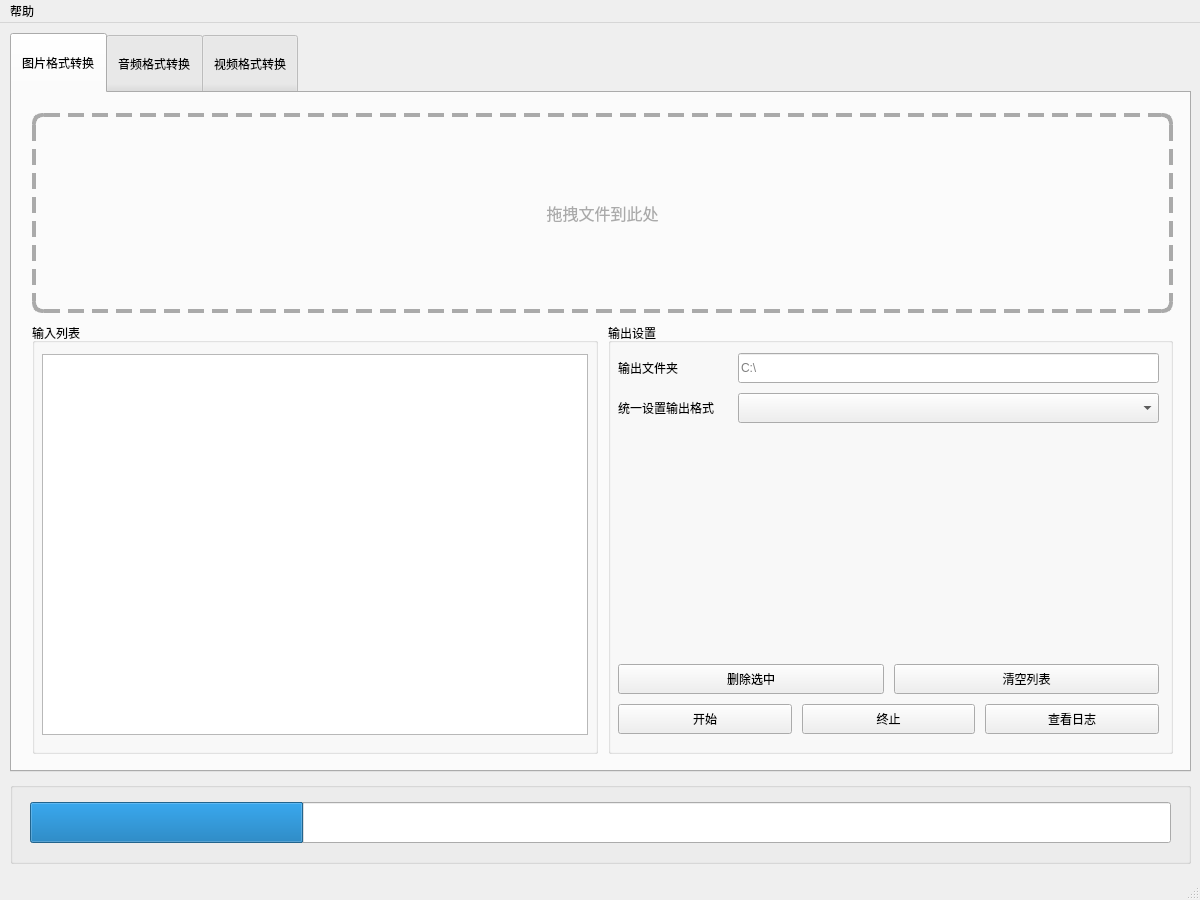
<?xml version="1.0" encoding="UTF-8"?>
<ui version="4.0">
 <class>MainWindow</class>
 <widget class="QMainWindow" name="MainWindow">
  <property name="geometry">
   <rect>
    <x>0</x>
    <y>0</y>
    <width>1200</width>
    <height>900</height>
   </rect>
  </property>
  <property name="windowTitle">
   <string>MainWindow</string>
  </property>
  <widget class="QWidget" name="centralwidget">
   <widget class="QWidget" name="verticalLayoutWidget">
    <property name="geometry">
     <rect>
      <x>0</x>
      <y>0</y>
      <width>1201</width>
      <height>851</height>
     </rect>
    </property>
    <layout class="QVBoxLayout" name="MainLayout" stretch="9,1">
     <property name="spacing">
      <number>10</number>
     </property>
     <property name="sizeConstraint">
      <enum>QLayout::SetDefaultConstraint</enum>
     </property>
     <property name="leftMargin">
      <number>10</number>
     </property>
     <property name="topMargin">
      <number>10</number>
     </property>
     <property name="rightMargin">
      <number>10</number>
     </property>
     <property name="bottomMargin">
      <number>10</number>
     </property>
     <item>
      <widget class="QTabWidget" name="CtrlGroup">
       <property name="styleSheet">
        <string notr="true">QTabBar::tab {
	height:	60
}</string>
       </property>
       <property name="tabPosition">
        <enum>QTabWidget::North</enum>
       </property>
       <property name="currentIndex">
        <number>0</number>
       </property>
       <widget class="QWidget" name="ImageWidget">
        <attribute name="title">
         <string>图片格式转换</string>
        </attribute>
        <widget class="QWidget" name="verticalLayoutWidget_3">
         <property name="geometry">
          <rect>
           <x>10</x>
           <y>10</y>
           <width>1161</width>
           <height>661</height>
          </rect>
         </property>
         <layout class="QVBoxLayout" name="ImageLayout">
          <property name="spacing">
           <number>10</number>
          </property>
          <property name="leftMargin">
           <number>10</number>
          </property>
          <property name="topMargin">
           <number>10</number>
          </property>
          <property name="rightMargin">
           <number>10</number>
          </property>
          <property name="bottomMargin">
           <number>10</number>
          </property>
          <item>
           <widget class="QPushButton" name="IFileReadBtn">
            <property name="minimumSize">
             <size>
              <width>0</width>
              <height>200</height>
             </size>
            </property>
            <property name="font">
             <font>
              <pointsize>12</pointsize>
             </font>
            </property>
            <property name="toolTip">
             <string>音频文件</string>
            </property>
            <property name="styleSheet">
             <string notr="true">#IFileReadBtn.QPushButton {
	color: #aaa;
	border:	4 dashed #aaa;
	border-radius: 10;
	background-color: rgba(255, 255, 255, 0);
}
#IFileReadBtn.QPushButton:hover {
	color: #ddd;
	border:	4 dashed #ccc;
	border-radius: 10;
	background-color: rgba(255, 255, 255, 0);
}</string>
            </property>
            <property name="text">
             <string>拖拽文件到此处</string>
            </property>
           </widget>
          </item>
          <item>
           <layout class="QHBoxLayout" name="H0">
            <property name="spacing">
             <number>10</number>
            </property>
            <property name="leftMargin">
             <number>0</number>
            </property>
            <item>
             <widget class="QGroupBox" name="IReadListGroup">
              <property name="title">
               <string>输入列表</string>
              </property>
              <widget class="QTableView" name="IReadListView">
               <property name="geometry">
                <rect>
                 <x>10</x>
                 <y>31</y>
                 <width>546</width>
                 <height>381</height>
                </rect>
               </property>
               <property name="styleSheet">
                <string notr="true">/*QHeaderView::section {
font: 20px &quot;微软雅黑&quot;;
font-weight:bold;
color: rgb(24, 100, 249);
padding-left: 4px;
border: 1px solid #e2e2e2;
background-color:#cddffe;
}
 
QTableView{
border:none;
color: rgb(119, 119, 119);
gridline-color:#e2e2e2;
}
 
QTableView::item::selected{
background-color:#cddffe;
color:rgb(51, 51, 51);
}*/
 
/*QTableView 左上角样式*/
/*QTableView QTableCornerButton::section {
background-color:#cddffe;
border: 1px solid #e2e2e2;
}*/
 </string>
               </property>
               <property name="editTriggers">
                <set>QAbstractItemView::NoEditTriggers</set>
               </property>
              </widget>
             </widget>
            </item>
            <item>
             <widget class="QGroupBox" name="IReadSettingsGroup">
              <property name="title">
               <string>输出设置</string>
              </property>
              <widget class="QWidget" name="verticalLayoutWidget_5">
               <property name="geometry">
                <rect>
                 <x>10</x>
                 <y>30</y>
                 <width>541</width>
                 <height>381</height>
                </rect>
               </property>
               <layout class="QVBoxLayout" name="IHV0">
                <property name="spacing">
                 <number>10</number>
                </property>
                <item>
                 <layout class="QHBoxLayout" name="IHVH0">
                  <property name="spacing">
                   <number>10</number>
                  </property>
                  <item>
                   <widget class="QLabel" name="ILabel0">
                    <property name="minimumSize">
                     <size>
                      <width>110</width>
                      <height>0</height>
                     </size>
                    </property>
                    <property name="maximumSize">
                     <size>
                      <width>110</width>
                      <height>16777215</height>
                     </size>
                    </property>
                    <property name="text">
                     <string>输出文件夹</string>
                    </property>
                   </widget>
                  </item>
                  <item>
                   <widget class="XOutputDir" name="IOutputDir">
                    <property name="minimumSize">
                     <size>
                      <width>0</width>
                      <height>30</height>
                     </size>
                    </property>
                    <property name="placeholderText">
                     <string>C:\</string>
                    </property>
                   </widget>
                  </item>
                 </layout>
                </item>
                <item>
                 <layout class="QHBoxLayout" name="IHVH1">
                  <property name="spacing">
                   <number>10</number>
                  </property>
                  <item>
                   <widget class="QLabel" name="ILabel1">
                    <property name="minimumSize">
                     <size>
                      <width>110</width>
                      <height>0</height>
                     </size>
                    </property>
                    <property name="maximumSize">
                     <size>
                      <width>110</width>
                      <height>16777215</height>
                     </size>
                    </property>
                    <property name="text">
                     <string>统一设置输出格式</string>
                    </property>
                   </widget>
                  </item>
                  <item>
                   <widget class="QComboBox" name="IOutputFormat">
                    <property name="minimumSize">
                     <size>
                      <width>0</width>
                      <height>30</height>
                     </size>
                    </property>
                    <property name="styleSheet">
                     <string notr="true">#POutputFormat.QComboBox QAbstractItemView::item {
	height: 26px;
}</string>
                    </property>
                   </widget>
                  </item>
                 </layout>
                </item>
                <item>
                 <spacer name="IVerticalSpacer">
                  <property name="orientation">
                   <enum>Qt::Vertical</enum>
                  </property>
                  <property name="sizeHint" stdset="0">
                   <size>
                    <width>20</width>
                    <height>40</height>
                   </size>
                  </property>
                 </spacer>
                </item>
                <item>
                 <layout class="QHBoxLayout" name="IHVH2">
                  <property name="spacing">
                   <number>10</number>
                  </property>
                  <item>
                   <widget class="QPushButton" name="IDelOneTaskBtn">
                    <property name="minimumSize">
                     <size>
                      <width>0</width>
                      <height>30</height>
                     </size>
                    </property>
                    <property name="text">
                     <string>删除选中</string>
                    </property>
                   </widget>
                  </item>
                  <item>
                   <widget class="QPushButton" name="IDelAllTaskBtn">
                    <property name="minimumSize">
                     <size>
                      <width>0</width>
                      <height>30</height>
                     </size>
                    </property>
                    <property name="text">
                     <string>清空列表</string>
                    </property>
                   </widget>
                  </item>
                 </layout>
                </item>
                <item>
                 <layout class="QHBoxLayout" name="IHVH3">
                  <property name="spacing">
                   <number>10</number>
                  </property>
                  <item>
                   <widget class="QPushButton" name="IStartTaskBtn">
                    <property name="minimumSize">
                     <size>
                      <width>0</width>
                      <height>30</height>
                     </size>
                    </property>
                    <property name="text">
                     <string>开始</string>
                    </property>
                   </widget>
                  </item>
                  <item>
                   <widget class="QPushButton" name="IEndTaskBtn">
                    <property name="minimumSize">
                     <size>
                      <width>0</width>
                      <height>30</height>
                     </size>
                    </property>
                    <property name="text">
                     <string>终止</string>
                    </property>
                   </widget>
                  </item>
                  <item>
                   <widget class="QPushButton" name="ICheckLogBtn">
                    <property name="minimumSize">
                     <size>
                      <width>0</width>
                      <height>30</height>
                     </size>
                    </property>
                    <property name="text">
                     <string>查看日志</string>
                    </property>
                   </widget>
                  </item>
                 </layout>
                </item>
               </layout>
              </widget>
             </widget>
            </item>
           </layout>
          </item>
         </layout>
        </widget>
       </widget>
       <widget class="QWidget" name="AudioWidget">
        <attribute name="title">
         <string>音频格式转换</string>
        </attribute>
        <widget class="QWidget" name="verticalLayoutWidget_2">
         <property name="geometry">
          <rect>
           <x>10</x>
           <y>10</y>
           <width>1161</width>
           <height>661</height>
          </rect>
         </property>
         <layout class="QVBoxLayout" name="AudioLayout">
          <property name="spacing">
           <number>10</number>
          </property>
          <property name="leftMargin">
           <number>10</number>
          </property>
          <property name="topMargin">
           <number>10</number>
          </property>
          <property name="rightMargin">
           <number>10</number>
          </property>
          <property name="bottomMargin">
           <number>10</number>
          </property>
          <item>
           <widget class="QPushButton" name="AFileReadBtn">
            <property name="minimumSize">
             <size>
              <width>0</width>
              <height>200</height>
             </size>
            </property>
            <property name="font">
             <font>
              <pointsize>12</pointsize>
             </font>
            </property>
            <property name="toolTip">
             <string>音频文件</string>
            </property>
            <property name="styleSheet">
             <string notr="true">#AFileReadBtn.QPushButton {
	color: #aaa;
	border:	4 dashed #aaa;
	border-radius: 10;
	background-color: rgba(255, 255, 255, 0);
}
#AFileReadBtn.QPushButton:hover {
	color: #ddd;
	border:	4 dashed #ccc;
	border-radius: 10;
	background-color: rgba(255, 255, 255, 0);
}</string>
            </property>
            <property name="text">
             <string>拖拽文件到此处</string>
            </property>
           </widget>
          </item>
          <item>
           <layout class="QHBoxLayout" name="H1">
            <property name="spacing">
             <number>10</number>
            </property>
            <property name="leftMargin">
             <number>0</number>
            </property>
            <item>
             <widget class="QGroupBox" name="AReadListGroup">
              <property name="title">
               <string>输入列表</string>
              </property>
              <widget class="QTableView" name="AReadListView">
               <property name="geometry">
                <rect>
                 <x>10</x>
                 <y>31</y>
                 <width>546</width>
                 <height>381</height>
                </rect>
               </property>
               <property name="styleSheet">
                <string notr="true">/*QHeaderView::section {
font: 20px &quot;微软雅黑&quot;;
font-weight:bold;
color: rgb(24, 100, 249);
padding-left: 4px;
border: 1px solid #e2e2e2;
background-color:#cddffe;
}
 
QTableView{
border:none;
color: rgb(119, 119, 119);
gridline-color:#e2e2e2;
}
 
QTableView::item::selected{
background-color:#cddffe;
color:rgb(51, 51, 51);
}*/
 
/*QTableView 左上角样式*/
/*QTableView QTableCornerButton::section {
background-color:#cddffe;
border: 1px solid #e2e2e2;
}*/
 </string>
               </property>
               <property name="editTriggers">
                <set>QAbstractItemView::NoEditTriggers</set>
               </property>
              </widget>
             </widget>
            </item>
            <item>
             <widget class="QGroupBox" name="AReadSettingsGroup">
              <property name="title">
               <string>输出设置</string>
              </property>
              <widget class="QWidget" name="verticalLayoutWidget_6">
               <property name="geometry">
                <rect>
                 <x>10</x>
                 <y>30</y>
                 <width>541</width>
                 <height>381</height>
                </rect>
               </property>
               <layout class="QVBoxLayout" name="AHV0">
                <property name="spacing">
                 <number>10</number>
                </property>
                <item>
                 <layout class="QHBoxLayout" name="AHVH0">
                  <property name="spacing">
                   <number>10</number>
                  </property>
                  <item>
                   <widget class="QLabel" name="ALabel0">
                    <property name="minimumSize">
                     <size>
                      <width>110</width>
                      <height>0</height>
                     </size>
                    </property>
                    <property name="maximumSize">
                     <size>
                      <width>110</width>
                      <height>16777215</height>
                     </size>
                    </property>
                    <property name="text">
                     <string>输出文件夹</string>
                    </property>
                   </widget>
                  </item>
                  <item>
                   <widget class="XOutputDir" name="AOutputDir">
                    <property name="minimumSize">
                     <size>
                      <width>0</width>
                      <height>30</height>
                     </size>
                    </property>
                    <property name="placeholderText">
                     <string>C:\</string>
                    </property>
                   </widget>
                  </item>
                 </layout>
                </item>
                <item>
                 <layout class="QHBoxLayout" name="AHVH1">
                  <property name="spacing">
                   <number>10</number>
                  </property>
                  <item>
                   <widget class="QLabel" name="ALabel1">
                    <property name="minimumSize">
                     <size>
                      <width>110</width>
                      <height>0</height>
                     </size>
                    </property>
                    <property name="maximumSize">
                     <size>
                      <width>110</width>
                      <height>16777215</height>
                     </size>
                    </property>
                    <property name="text">
                     <string>统一设置输出格式</string>
                    </property>
                   </widget>
                  </item>
                  <item>
                   <widget class="QComboBox" name="AOutputFormat">
                    <property name="minimumSize">
                     <size>
                      <width>0</width>
                      <height>30</height>
                     </size>
                    </property>
                    <property name="styleSheet">
                     <string notr="true">#MOutputFormat.QComboBox QAbstractItemView::item {
	height: 26px;
}</string>
                    </property>
                   </widget>
                  </item>
                 </layout>
                </item>
                <item>
                 <spacer name="AVerticalSpacer">
                  <property name="orientation">
                   <enum>Qt::Vertical</enum>
                  </property>
                  <property name="sizeHint" stdset="0">
                   <size>
                    <width>20</width>
                    <height>40</height>
                   </size>
                  </property>
                 </spacer>
                </item>
                <item>
                 <layout class="QHBoxLayout" name="AHVH2">
                  <property name="spacing">
                   <number>10</number>
                  </property>
                  <item>
                   <widget class="QPushButton" name="ADelOneTaskBtn">
                    <property name="minimumSize">
                     <size>
                      <width>0</width>
                      <height>30</height>
                     </size>
                    </property>
                    <property name="text">
                     <string>删除选中</string>
                    </property>
                   </widget>
                  </item>
                  <item>
                   <widget class="QPushButton" name="ADelAllTaskBtn">
                    <property name="minimumSize">
                     <size>
                      <width>0</width>
                      <height>30</height>
                     </size>
                    </property>
                    <property name="text">
                     <string>清空列表</string>
                    </property>
                   </widget>
                  </item>
                 </layout>
                </item>
                <item>
                 <layout class="QHBoxLayout" name="AHVH3">
                  <property name="spacing">
                   <number>10</number>
                  </property>
                  <item>
                   <widget class="QPushButton" name="AStartTaskBtn">
                    <property name="minimumSize">
                     <size>
                      <width>0</width>
                      <height>30</height>
                     </size>
                    </property>
                    <property name="text">
                     <string>开始</string>
                    </property>
                   </widget>
                  </item>
                  <item>
                   <widget class="QPushButton" name="AEndTaskBtn">
                    <property name="minimumSize">
                     <size>
                      <width>0</width>
                      <height>30</height>
                     </size>
                    </property>
                    <property name="text">
                     <string>终止</string>
                    </property>
                   </widget>
                  </item>
                  <item>
                   <widget class="QPushButton" name="ACheckLogBtn">
                    <property name="minimumSize">
                     <size>
                      <width>0</width>
                      <height>30</height>
                     </size>
                    </property>
                    <property name="text">
                     <string>查看日志</string>
                    </property>
                   </widget>
                  </item>
                 </layout>
                </item>
               </layout>
              </widget>
             </widget>
            </item>
           </layout>
          </item>
         </layout>
        </widget>
       </widget>
       <widget class="QWidget" name="VideoWidget">
        <attribute name="title">
         <string>视频格式转换</string>
        </attribute>
        <widget class="QWidget" name="verticalLayoutWidget_4">
         <property name="geometry">
          <rect>
           <x>10</x>
           <y>10</y>
           <width>1161</width>
           <height>661</height>
          </rect>
         </property>
         <layout class="QVBoxLayout" name="VideoLayout">
          <property name="spacing">
           <number>10</number>
          </property>
          <property name="leftMargin">
           <number>10</number>
          </property>
          <property name="topMargin">
           <number>10</number>
          </property>
          <property name="rightMargin">
           <number>10</number>
          </property>
          <property name="bottomMargin">
           <number>10</number>
          </property>
          <item>
           <widget class="QPushButton" name="VFileReadBtn">
            <property name="minimumSize">
             <size>
              <width>0</width>
              <height>200</height>
             </size>
            </property>
            <property name="font">
             <font>
              <pointsize>12</pointsize>
             </font>
            </property>
            <property name="toolTip">
             <string>音频文件</string>
            </property>
            <property name="styleSheet">
             <string notr="true">#VFileReadBtn.QPushButton {
	color: #aaa;
	border:	4 dashed #aaa;
	border-radius: 10;
	background-color: rgba(255, 255, 255, 0);
}
#VFileReadBtn.QPushButton:hover {
	color: #ddd;
	border:	4 dashed #ccc;
	border-radius: 10;
	background-color: rgba(255, 255, 255, 0);
}</string>
            </property>
            <property name="text">
             <string>拖拽文件到此处</string>
            </property>
           </widget>
          </item>
          <item>
           <layout class="QHBoxLayout" name="H2">
            <property name="spacing">
             <number>10</number>
            </property>
            <property name="leftMargin">
             <number>0</number>
            </property>
            <item>
             <widget class="QGroupBox" name="VReadListGroup">
              <property name="title">
               <string>输入列表</string>
              </property>
              <widget class="QTableView" name="VReadListView">
               <property name="geometry">
                <rect>
                 <x>10</x>
                 <y>31</y>
                 <width>546</width>
                 <height>381</height>
                </rect>
               </property>
               <property name="styleSheet">
                <string notr="true">/*QHeaderView::section {
font: 20px &quot;微软雅黑&quot;;
font-weight:bold;
color: rgb(24, 100, 249);
padding-left: 4px;
border: 1px solid #e2e2e2;
background-color:#cddffe;
}
 
QTableView{
border:none;
color: rgb(119, 119, 119);
gridline-color:#e2e2e2;
}
 
QTableView::item::selected{
background-color:#cddffe;
color:rgb(51, 51, 51);
}*/
 
/*QTableView 左上角样式*/
/*QTableView QTableCornerButton::section {
background-color:#cddffe;
border: 1px solid #e2e2e2;
}*/
 </string>
               </property>
               <property name="editTriggers">
                <set>QAbstractItemView::NoEditTriggers</set>
               </property>
              </widget>
             </widget>
            </item>
            <item>
             <widget class="QGroupBox" name="VReadSettingsGroup">
              <property name="title">
               <string>输出设置</string>
              </property>
              <widget class="QWidget" name="verticalLayoutWidget_7">
               <property name="geometry">
                <rect>
                 <x>10</x>
                 <y>30</y>
                 <width>541</width>
                 <height>381</height>
                </rect>
               </property>
               <layout class="QVBoxLayout" name="VHV0">
                <property name="spacing">
                 <number>10</number>
                </property>
                <item>
                 <layout class="QHBoxLayout" name="VHVH0">
                  <property name="spacing">
                   <number>10</number>
                  </property>
                  <item>
                   <widget class="QLabel" name="VLabel0">
                    <property name="minimumSize">
                     <size>
                      <width>110</width>
                      <height>0</height>
                     </size>
                    </property>
                    <property name="maximumSize">
                     <size>
                      <width>110</width>
                      <height>16777215</height>
                     </size>
                    </property>
                    <property name="text">
                     <string>输出文件夹</string>
                    </property>
                   </widget>
                  </item>
                  <item>
                   <widget class="XOutputDir" name="VOutputDir">
                    <property name="minimumSize">
                     <size>
                      <width>0</width>
                      <height>30</height>
                     </size>
                    </property>
                    <property name="placeholderText">
                     <string>C:\</string>
                    </property>
                   </widget>
                  </item>
                 </layout>
                </item>
                <item>
                 <layout class="QHBoxLayout" name="VHVH1">
                  <property name="spacing">
                   <number>10</number>
                  </property>
                  <item>
                   <widget class="QLabel" name="VLabel1">
                    <property name="minimumSize">
                     <size>
                      <width>110</width>
                      <height>0</height>
                     </size>
                    </property>
                    <property name="maximumSize">
                     <size>
                      <width>110</width>
                      <height>16777215</height>
                     </size>
                    </property>
                    <property name="text">
                     <string>统一设置输出格式</string>
                    </property>
                   </widget>
                  </item>
                  <item>
                   <widget class="QComboBox" name="VOutputFormat">
                    <property name="minimumSize">
                     <size>
                      <width>0</width>
                      <height>30</height>
                     </size>
                    </property>
                    <property name="styleSheet">
                     <string notr="true">#VOutputFormat.QComboBox QAbstractItemView::item {
	height: 26px;
}</string>
                    </property>
                   </widget>
                  </item>
                 </layout>
                </item>
                <item>
                 <spacer name="VVerticalSpacer">
                  <property name="orientation">
                   <enum>Qt::Vertical</enum>
                  </property>
                  <property name="sizeHint" stdset="0">
                   <size>
                    <width>20</width>
                    <height>40</height>
                   </size>
                  </property>
                 </spacer>
                </item>
                <item>
                 <layout class="QHBoxLayout" name="VHVH2">
                  <property name="spacing">
                   <number>10</number>
                  </property>
                  <item>
                   <widget class="QPushButton" name="VDelOneTaskBtn">
                    <property name="minimumSize">
                     <size>
                      <width>0</width>
                      <height>30</height>
                     </size>
                    </property>
                    <property name="text">
                     <string>删除选中</string>
                    </property>
                   </widget>
                  </item>
                  <item>
                   <widget class="QPushButton" name="VDelAllTaskBtn">
                    <property name="minimumSize">
                     <size>
                      <width>0</width>
                      <height>30</height>
                     </size>
                    </property>
                    <property name="text">
                     <string>清空列表</string>
                    </property>
                   </widget>
                  </item>
                 </layout>
                </item>
                <item>
                 <layout class="QHBoxLayout" name="VHVH3">
                  <property name="spacing">
                   <number>10</number>
                  </property>
                  <item>
                   <widget class="QPushButton" name="VStartTaskBtn">
                    <property name="minimumSize">
                     <size>
                      <width>0</width>
                      <height>30</height>
                     </size>
                    </property>
                    <property name="text">
                     <string>开始</string>
                    </property>
                   </widget>
                  </item>
                  <item>
                   <widget class="QPushButton" name="VEndTaskBtn">
                    <property name="minimumSize">
                     <size>
                      <width>0</width>
                      <height>30</height>
                     </size>
                    </property>
                    <property name="text">
                     <string>终止</string>
                    </property>
                   </widget>
                  </item>
                  <item>
                   <widget class="QPushButton" name="VCheckLogBtn">
                    <property name="minimumSize">
                     <size>
                      <width>0</width>
                      <height>30</height>
                     </size>
                    </property>
                    <property name="text">
                     <string>查看日志</string>
                    </property>
                   </widget>
                  </item>
                 </layout>
                </item>
               </layout>
              </widget>
             </widget>
            </item>
           </layout>
          </item>
         </layout>
        </widget>
       </widget>
      </widget>
     </item>
     <item>
      <widget class="QGroupBox" name="InfoGroup">
       <property name="title">
        <string/>
       </property>
       <widget class="QProgressBar" name="progressBar">
        <property name="geometry">
         <rect>
          <x>20</x>
          <y>20</y>
          <width>1141</width>
          <height>41</height>
         </rect>
        </property>
        <property name="value">
         <number>24</number>
        </property>
        <property name="textVisible">
         <bool>false</bool>
        </property>
       </widget>
      </widget>
     </item>
    </layout>
   </widget>
  </widget>
  <widget class="QMenuBar" name="menubar">
   <property name="geometry">
    <rect>
     <x>0</x>
     <y>0</y>
     <width>1200</width>
     <height>21</height>
    </rect>
   </property>
   <widget class="QMenu" name="menuHelp">
    <property name="title">
     <string>帮助</string>
    </property>
    <addaction name="actionAbout"/>
   </widget>
   <addaction name="menuHelp"/>
  </widget>
  <widget class="QStatusBar" name="statusbar"/>
  <action name="actionAbout">
   <property name="text">
    <string>关于</string>
   </property>
  </action>
 </widget>
 <customwidgets>
  <customwidget>
   <class>XOutputDir</class>
   <extends>QLineEdit</extends>
   <header>xoutputdir.h</header>
  </customwidget>
 </customwidgets>
 <resources/>
 <connections/>
</ui>
